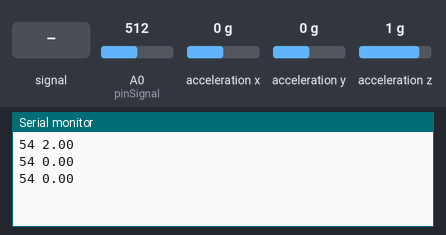
A sketch run on a simulated Arduino Uno, built with avr-gcc and run on an emulated ATmega328P. On the bench: the last lines printed to the serial monitor. Wiring (inferred from the names in the program): ADXL345 accelerometer at I2C address 0x53. Inputs (shaded band) come from the test bench; at power-on: acceleration x 0 g, A0 (pinSignal) = 512, acceleration y 0 g, acceleration z 1 g.

Above: at 1.7 s.
1.8 s: A0 (pinSignal) fed a 200 Hz sine of ±81 counts around its level
At 2.5 s:
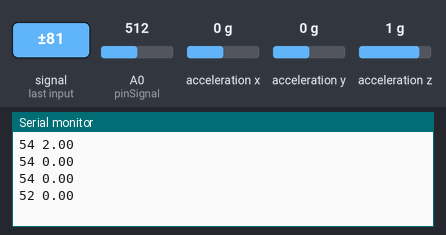
3.3 s: acceleration x set to -1.4 g
At 4.0 s:
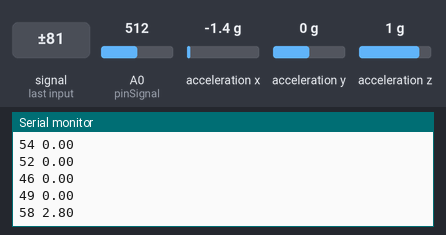
4.8 s: A0 (pinSignal) set to 716
At 4.8 s:
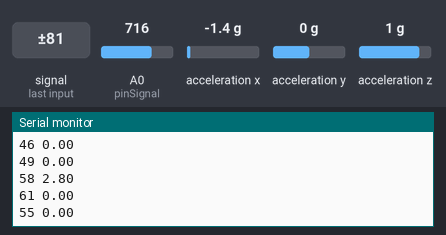
6.3 s: acceleration y set to -1.4 g
At 6.3 s:
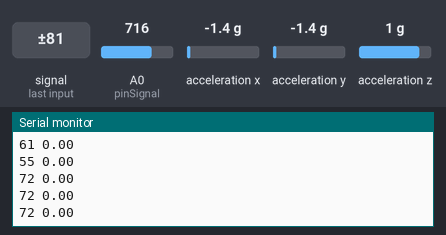
7.8 s: A0 (pinSignal) fed a 1000 Hz sine of ±255 counts around its level
At 8.7 s:
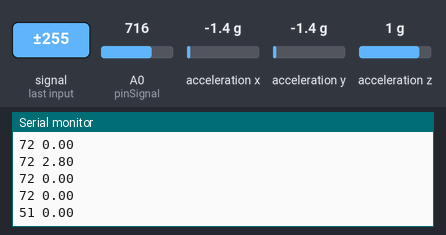
9.3 s: acceleration z set to -1.4 g
At 9.7 s:
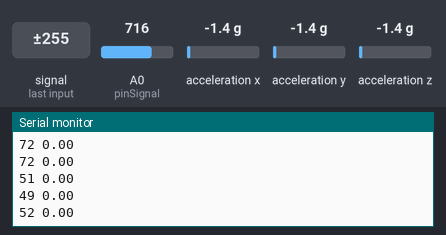
Timing chart, 0 to 11.8 s (numbered marks = the images above; inputs shaded):
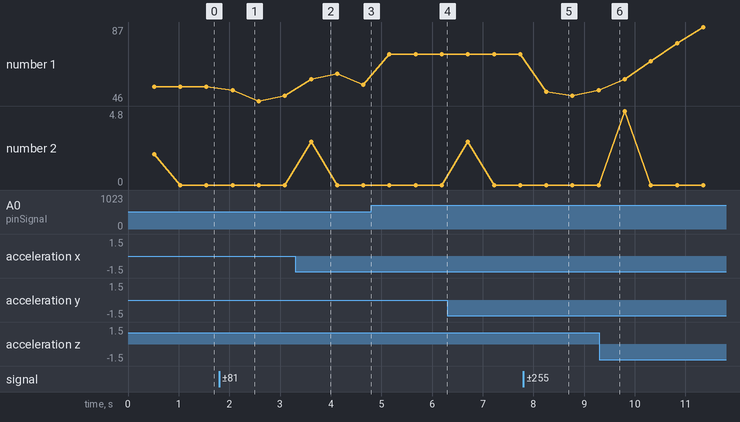

Measured:
- after the input at 1.8 s, the serial monitor: prints a new line after 0.26 s (image 1)
- after the input at 3.3 s, the serial monitor: prints a new line after 0.31 s (image 2)
- after the input at 7.8 s, the serial monitor: prints a new line after 0.45 s (image 5)
- plotted number 1: 54 → 49 after the input at 1.8 s, 55 → 72 after the input at 4.8 s, 72 → 52 after the input at 7.8 s

The sketch:

Arduino.ino
```cpp
#include <Wire.h>
//Set ADXL345 module pin SDA to A4 and SCL to A5

int num_Measure = 128;
int pinSignal = A0;
long Sound_signal;
long sum = 0 ;
int dB = 0;
long level = 0 ;
int ADXL345 = 0x53;
float X_out, Y_out, Z_out, lastx, lasty, lastz;
float sample = 500;

void setup (){
  pinMode (pinSignal, INPUT);
  Serial.begin(9600);
  Wire.begin();
  Wire.beginTransmission(ADXL345);
  Wire.write(0x2D);
  Wire.write(8);
  Wire.endTransmission();
  delay(500);
}

void loop (){
sound();
vibrate();
delay(500);
}

void sound() {
  for (int i = 0 ; i <num_Measure; i ++)  {
    Sound_signal = analogRead (pinSignal);
    sum =sum + Sound_signal;
  }
  Serial.print("\n");
  level = sum / num_Measure;
  dB = (analogRead(pinSignal) + 83.2073) / 11.003;
  Serial.print(dB);
  Serial.print(" ");
  sum = 0;
}

void vibrate(){
  Wire.beginTransmission(ADXL345);
  Wire.write(0x32);
  Wire.endTransmission(false);
  Wire.requestFrom(ADXL345, 6, true);
  X_out = ( Wire.read()| Wire.read() << 8);
  X_out = X_out/256;
  Y_out = ( Wire.read()| Wire.read() << 8);
  Y_out = Y_out/256;
  Z_out = ( Wire.read()| Wire.read() << 8);
  Z_out = Z_out/256;

  //*new
  float avgx = abs(X_out - lastx) * 10000.0 / 500 / 10.0;
  float avgy = abs(Y_out - lasty) * 10000.0 / 500 / 10.0;
  float avgz = abs(Z_out - lastz) * 10000.0 / 500 / 10.0;
  float x =  (pow(avgx,2));
  float y =  (pow(avgy,2));
  float z =  (pow(avgz,2));
  float avgxyz = x + y + z;
  float getar = sqrt(avgxyz);

  Serial.print("");
  Serial.print(getar);

  lastx = X_out;
  lasty = Y_out;
  lastz = Z_out;

//  Serial.print(X_out);
//  Serial.print(" ");
//  Serial.print(Y_out);
//  Serial.print(" ");
//  Serial.println(Z_out);
//  Serial.print("");

}
```
